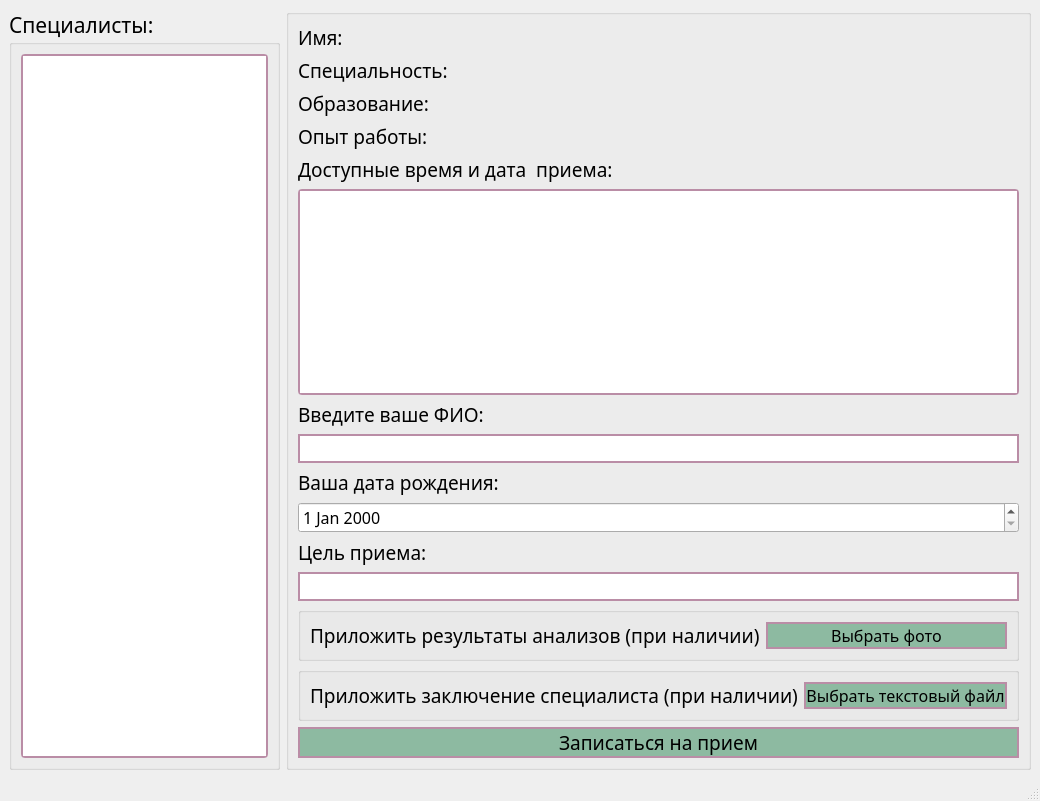
<?xml version="1.0" encoding="UTF-8"?>
<ui version="4.0">
 <class>MakeReception</class>
 <widget class="QMainWindow" name="MakeReception">
  <property name="geometry">
   <rect>
    <x>0</x>
    <y>0</y>
    <width>1040</width>
    <height>801</height>
   </rect>
  </property>
  <property name="windowTitle">
   <string>Запись к врачу</string>
  </property>
  <property name="styleSheet">
   <string notr="true">QPushButton{
  background-color: #8dbaa1;
  color: black;
  text-align: center;
  text-decoration: none;
  display: inline-block;
  border: 2px solid #ba8da6;
}

QPushButton:hover{
  background-color: #ba8da6;
  color: black;
  border: 2px solid #8dbaa1;
}

QLineEdit{
      border: 2px solid #ba8da6;
}

QListWidget{
  border-radius: 4px;
   border: 2px solid #ba8da6;
}
QDateWidget{
   border: 2px solid #ba8da6;
}</string>
  </property>
  <widget class="QWidget" name="centralwidget">
   <layout class="QGridLayout" name="gridLayout">
    <item row="1" column="1">
     <widget class="QGroupBox" name="groupBox_2">
      <property name="font">
       <font>
        <family>Malgun Gothic</family>
        <pointsize>12</pointsize>
       </font>
      </property>
      <property name="title">
       <string/>
      </property>
      <layout class="QGridLayout" name="gridLayout_3">
       <item row="13" column="0">
        <widget class="QLabel" name="label_8">
         <property name="font">
          <font>
           <family>Malgun Gothic</family>
           <pointsize>14</pointsize>
          </font>
         </property>
         <property name="text">
          <string>Цель приема:</string>
         </property>
        </widget>
       </item>
       <item row="4" column="0">
        <widget class="QLabel" name="experience_label">
         <property name="font">
          <font>
           <family>Malgun Gothic</family>
           <pointsize>14</pointsize>
          </font>
         </property>
         <property name="text">
          <string>&lt;html&gt;&lt;head/&gt;&lt;body&gt;&lt;p&gt;&lt;span style=&quot; font-size:14pt;&quot;&gt;Опыт работы:&lt;/span&gt;&lt;/p&gt;&lt;/body&gt;&lt;/html&gt;</string>
         </property>
        </widget>
       </item>
       <item row="10" column="0">
        <widget class="QLineEdit" name="name_label">
         <property name="font">
          <font>
           <family>Malgun Gothic</family>
           <pointsize>12</pointsize>
          </font>
         </property>
        </widget>
       </item>
       <item row="12" column="0">
        <widget class="QDateEdit" name="birthday_label">
         <property name="palette">
          <palette>
           <active/>
           <inactive/>
           <disabled/>
          </palette>
         </property>
         <property name="font">
          <font>
           <family>Malgun Gothic</family>
           <pointsize>12</pointsize>
          </font>
         </property>
        </widget>
       </item>
       <item row="2" column="0">
        <widget class="QLabel" name="prof_label">
         <property name="font">
          <font>
           <family>Malgun Gothic</family>
           <pointsize>14</pointsize>
          </font>
         </property>
         <property name="text">
          <string>&lt;html&gt;&lt;head/&gt;&lt;body&gt;&lt;p&gt;&lt;span style=&quot; font-size:14pt;&quot;&gt;Специальность:&lt;/span&gt;&lt;/p&gt;&lt;/body&gt;&lt;/html&gt;</string>
         </property>
        </widget>
       </item>
       <item row="18" column="0">
        <widget class="QPushButton" name="make_button">
         <property name="font">
          <font>
           <family>Malgun Gothic</family>
           <pointsize>14</pointsize>
           <underline>false</underline>
           <strikeout>false</strikeout>
          </font>
         </property>
         <property name="text">
          <string>Записаться на прием</string>
         </property>
        </widget>
       </item>
       <item row="3" column="0">
        <widget class="QLabel" name="education_label">
         <property name="font">
          <font>
           <family>Malgun Gothic</family>
           <pointsize>14</pointsize>
          </font>
         </property>
         <property name="text">
          <string>&lt;html&gt;&lt;head/&gt;&lt;body&gt;&lt;p&gt;&lt;span style=&quot; font-size:14pt;&quot;&gt;Образование:&lt;/span&gt;&lt;/p&gt;&lt;/body&gt;&lt;/html&gt;</string>
         </property>
        </widget>
       </item>
       <item row="7" column="0">
        <widget class="QLabel" name="label_5">
         <property name="font">
          <font>
           <family>Malgun Gothic</family>
           <pointsize>14</pointsize>
          </font>
         </property>
         <property name="text">
          <string>Доступные время и дата  приема:</string>
         </property>
        </widget>
       </item>
       <item row="8" column="0">
        <widget class="QListWidget" name="dates_list">
         <property name="font">
          <font>
           <family>Malgun Gothic</family>
           <pointsize>12</pointsize>
          </font>
         </property>
        </widget>
       </item>
       <item row="9" column="0">
        <widget class="QLabel" name="label_6">
         <property name="font">
          <font>
           <family>Malgun Gothic</family>
           <pointsize>14</pointsize>
          </font>
         </property>
         <property name="text">
          <string>Введите ваше ФИО:</string>
         </property>
        </widget>
       </item>
       <item row="1" column="0">
        <widget class="QLabel" name="label">
         <property name="font">
          <font>
           <family>Malgun Gothic</family>
           <pointsize>14</pointsize>
          </font>
         </property>
         <property name="text">
          <string>Имя: </string>
         </property>
        </widget>
       </item>
       <item row="11" column="0">
        <widget class="QLabel" name="label_7">
         <property name="font">
          <font>
           <family>Malgun Gothic</family>
           <pointsize>14</pointsize>
          </font>
         </property>
         <property name="text">
          <string>Ваша дата рождения:</string>
         </property>
        </widget>
       </item>
       <item row="14" column="0">
        <widget class="QLineEdit" name="goal_label">
         <property name="font">
          <font>
           <family>Malgun Gothic</family>
           <pointsize>12</pointsize>
          </font>
         </property>
        </widget>
       </item>
       <item row="15" column="0">
        <widget class="QGroupBox" name="groupBox_3">
         <property name="font">
          <font>
           <family>SF UI Display</family>
           <pointsize>12</pointsize>
          </font>
         </property>
         <property name="title">
          <string/>
         </property>
         <layout class="QGridLayout" name="gridLayout_2">
          <item row="0" column="0">
           <widget class="QLabel" name="label_9">
            <property name="font">
             <font>
              <family>Malgun Gothic</family>
              <pointsize>14</pointsize>
             </font>
            </property>
            <property name="text">
             <string>Приложить результаты анализов (при наличии)</string>
            </property>
           </widget>
          </item>
          <item row="0" column="1">
           <widget class="QPushButton" name="photo_button">
            <property name="font">
             <font>
              <family>Malgun Gothic</family>
              <pointsize>12</pointsize>
              <underline>false</underline>
              <strikeout>false</strikeout>
             </font>
            </property>
            <property name="text">
             <string>Выбрать фото</string>
            </property>
           </widget>
          </item>
         </layout>
        </widget>
       </item>
       <item row="16" column="0">
        <widget class="QGroupBox" name="groupBox">
         <property name="font">
          <font>
           <family>SF UI Display</family>
           <pointsize>12</pointsize>
          </font>
         </property>
         <property name="title">
          <string/>
         </property>
         <layout class="QGridLayout" name="gridLayout_4">
          <item row="0" column="1">
           <widget class="QPushButton" name="text_button">
            <property name="font">
             <font>
              <family>Malgun Gothic</family>
              <pointsize>12</pointsize>
              <underline>false</underline>
              <strikeout>false</strikeout>
             </font>
            </property>
            <property name="text">
             <string>Выбрать текстовый файл</string>
            </property>
           </widget>
          </item>
          <item row="0" column="0">
           <widget class="QLabel" name="label_2">
            <property name="font">
             <font>
              <family>Malgun Gothic</family>
              <pointsize>14</pointsize>
             </font>
            </property>
            <property name="text">
             <string>Приложить заключение специалиста (при наличии)</string>
            </property>
           </widget>
          </item>
         </layout>
        </widget>
       </item>
      </layout>
     </widget>
    </item>
    <item row="1" column="0">
     <widget class="QGroupBox" name="groupBox_4">
      <property name="font">
       <font>
        <family>Malgun Gothic</family>
        <pointsize>16</pointsize>
       </font>
      </property>
      <property name="title">
       <string>Специалисты:</string>
      </property>
      <layout class="QGridLayout" name="gridLayout_5">
       <item row="0" column="0">
        <widget class="QListWidget" name="names_list">
         <property name="palette">
          <palette>
           <active>
            <colorrole role="WindowText">
             <brush brushstyle="SolidPattern">
              <color alpha="255">
               <red>0</red>
               <green>0</green>
               <blue>0</blue>
              </color>
             </brush>
            </colorrole>
            <colorrole role="Button">
             <brush brushstyle="SolidPattern">
              <color alpha="255">
               <red>186</red>
               <green>141</green>
               <blue>166</blue>
              </color>
             </brush>
            </colorrole>
            <colorrole role="Light">
             <brush brushstyle="SolidPattern">
              <color alpha="255">
               <red>255</red>
               <green>217</green>
               <blue>238</blue>
              </color>
             </brush>
            </colorrole>
            <colorrole role="Midlight">
             <brush brushstyle="SolidPattern">
              <color alpha="255">
               <red>220</red>
               <green>179</green>
               <blue>202</blue>
              </color>
             </brush>
            </colorrole>
            <colorrole role="Dark">
             <brush brushstyle="SolidPattern">
              <color alpha="255">
               <red>93</red>
               <green>71</green>
               <blue>83</blue>
              </color>
             </brush>
            </colorrole>
            <colorrole role="Mid">
             <brush brushstyle="SolidPattern">
              <color alpha="255">
               <red>124</red>
               <green>94</green>
               <blue>111</blue>
              </color>
             </brush>
            </colorrole>
            <colorrole role="Text">
             <brush brushstyle="SolidPattern">
              <color alpha="255">
               <red>0</red>
               <green>0</green>
               <blue>0</blue>
              </color>
             </brush>
            </colorrole>
            <colorrole role="BrightText">
             <brush brushstyle="SolidPattern">
              <color alpha="255">
               <red>255</red>
               <green>255</green>
               <blue>255</blue>
              </color>
             </brush>
            </colorrole>
            <colorrole role="ButtonText">
             <brush brushstyle="SolidPattern">
              <color alpha="255">
               <red>0</red>
               <green>0</green>
               <blue>0</blue>
              </color>
             </brush>
            </colorrole>
            <colorrole role="Base">
             <brush brushstyle="SolidPattern">
              <color alpha="255">
               <red>255</red>
               <green>255</green>
               <blue>255</blue>
              </color>
             </brush>
            </colorrole>
            <colorrole role="Window">
             <brush brushstyle="SolidPattern">
              <color alpha="255">
               <red>186</red>
               <green>141</green>
               <blue>166</blue>
              </color>
             </brush>
            </colorrole>
            <colorrole role="Shadow">
             <brush brushstyle="SolidPattern">
              <color alpha="255">
               <red>0</red>
               <green>0</green>
               <blue>0</blue>
              </color>
             </brush>
            </colorrole>
            <colorrole role="Highlight">
             <brush brushstyle="SolidPattern">
              <color alpha="255">
               <red>141</red>
               <green>186</green>
               <blue>161</blue>
              </color>
             </brush>
            </colorrole>
            <colorrole role="Link">
             <brush brushstyle="SolidPattern">
              <color alpha="255">
               <red>141</red>
               <green>186</green>
               <blue>161</blue>
              </color>
             </brush>
            </colorrole>
            <colorrole role="AlternateBase">
             <brush brushstyle="SolidPattern">
              <color alpha="255">
               <red>220</red>
               <green>198</green>
               <blue>210</blue>
              </color>
             </brush>
            </colorrole>
            <colorrole role="ToolTipBase">
             <brush brushstyle="SolidPattern">
              <color alpha="255">
               <red>255</red>
               <green>255</green>
               <blue>220</blue>
              </color>
             </brush>
            </colorrole>
            <colorrole role="ToolTipText">
             <brush brushstyle="SolidPattern">
              <color alpha="255">
               <red>0</red>
               <green>0</green>
               <blue>0</blue>
              </color>
             </brush>
            </colorrole>
            <colorrole role="PlaceholderText">
             <brush brushstyle="SolidPattern">
              <color alpha="128">
               <red>0</red>
               <green>0</green>
               <blue>0</blue>
              </color>
             </brush>
            </colorrole>
           </active>
           <inactive>
            <colorrole role="WindowText">
             <brush brushstyle="SolidPattern">
              <color alpha="255">
               <red>0</red>
               <green>0</green>
               <blue>0</blue>
              </color>
             </brush>
            </colorrole>
            <colorrole role="Button">
             <brush brushstyle="SolidPattern">
              <color alpha="255">
               <red>186</red>
               <green>141</green>
               <blue>166</blue>
              </color>
             </brush>
            </colorrole>
            <colorrole role="Light">
             <brush brushstyle="SolidPattern">
              <color alpha="255">
               <red>255</red>
               <green>217</green>
               <blue>238</blue>
              </color>
             </brush>
            </colorrole>
            <colorrole role="Midlight">
             <brush brushstyle="SolidPattern">
              <color alpha="255">
               <red>220</red>
               <green>179</green>
               <blue>202</blue>
              </color>
             </brush>
            </colorrole>
            <colorrole role="Dark">
             <brush brushstyle="SolidPattern">
              <color alpha="255">
               <red>93</red>
               <green>71</green>
               <blue>83</blue>
              </color>
             </brush>
            </colorrole>
            <colorrole role="Mid">
             <brush brushstyle="SolidPattern">
              <color alpha="255">
               <red>124</red>
               <green>94</green>
               <blue>111</blue>
              </color>
             </brush>
            </colorrole>
            <colorrole role="Text">
             <brush brushstyle="SolidPattern">
              <color alpha="255">
               <red>0</red>
               <green>0</green>
               <blue>0</blue>
              </color>
             </brush>
            </colorrole>
            <colorrole role="BrightText">
             <brush brushstyle="SolidPattern">
              <color alpha="255">
               <red>255</red>
               <green>255</green>
               <blue>255</blue>
              </color>
             </brush>
            </colorrole>
            <colorrole role="ButtonText">
             <brush brushstyle="SolidPattern">
              <color alpha="255">
               <red>0</red>
               <green>0</green>
               <blue>0</blue>
              </color>
             </brush>
            </colorrole>
            <colorrole role="Base">
             <brush brushstyle="SolidPattern">
              <color alpha="255">
               <red>255</red>
               <green>255</green>
               <blue>255</blue>
              </color>
             </brush>
            </colorrole>
            <colorrole role="Window">
             <brush brushstyle="SolidPattern">
              <color alpha="255">
               <red>186</red>
               <green>141</green>
               <blue>166</blue>
              </color>
             </brush>
            </colorrole>
            <colorrole role="Shadow">
             <brush brushstyle="SolidPattern">
              <color alpha="255">
               <red>0</red>
               <green>0</green>
               <blue>0</blue>
              </color>
             </brush>
            </colorrole>
            <colorrole role="Highlight">
             <brush brushstyle="SolidPattern">
              <color alpha="255">
               <red>141</red>
               <green>186</green>
               <blue>161</blue>
              </color>
             </brush>
            </colorrole>
            <colorrole role="Link">
             <brush brushstyle="SolidPattern">
              <color alpha="255">
               <red>141</red>
               <green>186</green>
               <blue>161</blue>
              </color>
             </brush>
            </colorrole>
            <colorrole role="AlternateBase">
             <brush brushstyle="SolidPattern">
              <color alpha="255">
               <red>220</red>
               <green>198</green>
               <blue>210</blue>
              </color>
             </brush>
            </colorrole>
            <colorrole role="ToolTipBase">
             <brush brushstyle="SolidPattern">
              <color alpha="255">
               <red>255</red>
               <green>255</green>
               <blue>220</blue>
              </color>
             </brush>
            </colorrole>
            <colorrole role="ToolTipText">
             <brush brushstyle="SolidPattern">
              <color alpha="255">
               <red>0</red>
               <green>0</green>
               <blue>0</blue>
              </color>
             </brush>
            </colorrole>
            <colorrole role="PlaceholderText">
             <brush brushstyle="SolidPattern">
              <color alpha="128">
               <red>0</red>
               <green>0</green>
               <blue>0</blue>
              </color>
             </brush>
            </colorrole>
           </inactive>
           <disabled>
            <colorrole role="WindowText">
             <brush brushstyle="SolidPattern">
              <color alpha="255">
               <red>93</red>
               <green>71</green>
               <blue>83</blue>
              </color>
             </brush>
            </colorrole>
            <colorrole role="Button">
             <brush brushstyle="SolidPattern">
              <color alpha="255">
               <red>186</red>
               <green>141</green>
               <blue>166</blue>
              </color>
             </brush>
            </colorrole>
            <colorrole role="Light">
             <brush brushstyle="SolidPattern">
              <color alpha="255">
               <red>255</red>
               <green>217</green>
               <blue>238</blue>
              </color>
             </brush>
            </colorrole>
            <colorrole role="Midlight">
             <brush brushstyle="SolidPattern">
              <color alpha="255">
               <red>220</red>
               <green>179</green>
               <blue>202</blue>
              </color>
             </brush>
            </colorrole>
            <colorrole role="Dark">
             <brush brushstyle="SolidPattern">
              <color alpha="255">
               <red>93</red>
               <green>71</green>
               <blue>83</blue>
              </color>
             </brush>
            </colorrole>
            <colorrole role="Mid">
             <brush brushstyle="SolidPattern">
              <color alpha="255">
               <red>124</red>
               <green>94</green>
               <blue>111</blue>
              </color>
             </brush>
            </colorrole>
            <colorrole role="Text">
             <brush brushstyle="SolidPattern">
              <color alpha="255">
               <red>93</red>
               <green>71</green>
               <blue>83</blue>
              </color>
             </brush>
            </colorrole>
            <colorrole role="BrightText">
             <brush brushstyle="SolidPattern">
              <color alpha="255">
               <red>255</red>
               <green>255</green>
               <blue>255</blue>
              </color>
             </brush>
            </colorrole>
            <colorrole role="ButtonText">
             <brush brushstyle="SolidPattern">
              <color alpha="255">
               <red>93</red>
               <green>71</green>
               <blue>83</blue>
              </color>
             </brush>
            </colorrole>
            <colorrole role="Base">
             <brush brushstyle="SolidPattern">
              <color alpha="255">
               <red>186</red>
               <green>141</green>
               <blue>166</blue>
              </color>
             </brush>
            </colorrole>
            <colorrole role="Window">
             <brush brushstyle="SolidPattern">
              <color alpha="255">
               <red>186</red>
               <green>141</green>
               <blue>166</blue>
              </color>
             </brush>
            </colorrole>
            <colorrole role="Shadow">
             <brush brushstyle="SolidPattern">
              <color alpha="255">
               <red>0</red>
               <green>0</green>
               <blue>0</blue>
              </color>
             </brush>
            </colorrole>
            <colorrole role="Highlight">
             <brush brushstyle="SolidPattern">
              <color alpha="255">
               <red>141</red>
               <green>186</green>
               <blue>161</blue>
              </color>
             </brush>
            </colorrole>
            <colorrole role="Link">
             <brush brushstyle="SolidPattern">
              <color alpha="255">
               <red>141</red>
               <green>186</green>
               <blue>161</blue>
              </color>
             </brush>
            </colorrole>
            <colorrole role="AlternateBase">
             <brush brushstyle="SolidPattern">
              <color alpha="255">
               <red>186</red>
               <green>141</green>
               <blue>166</blue>
              </color>
             </brush>
            </colorrole>
            <colorrole role="ToolTipBase">
             <brush brushstyle="SolidPattern">
              <color alpha="255">
               <red>255</red>
               <green>255</green>
               <blue>220</blue>
              </color>
             </brush>
            </colorrole>
            <colorrole role="ToolTipText">
             <brush brushstyle="SolidPattern">
              <color alpha="255">
               <red>0</red>
               <green>0</green>
               <blue>0</blue>
              </color>
             </brush>
            </colorrole>
            <colorrole role="PlaceholderText">
             <brush brushstyle="SolidPattern">
              <color alpha="128">
               <red>0</red>
               <green>0</green>
               <blue>0</blue>
              </color>
             </brush>
            </colorrole>
           </disabled>
          </palette>
         </property>
         <property name="font">
          <font>
           <family>Malgun Gothic</family>
           <pointsize>20</pointsize>
          </font>
         </property>
        </widget>
       </item>
      </layout>
     </widget>
    </item>
   </layout>
  </widget>
  <widget class="QStatusBar" name="statusbar"/>
 </widget>
 <resources/>
 <connections/>
</ui>
